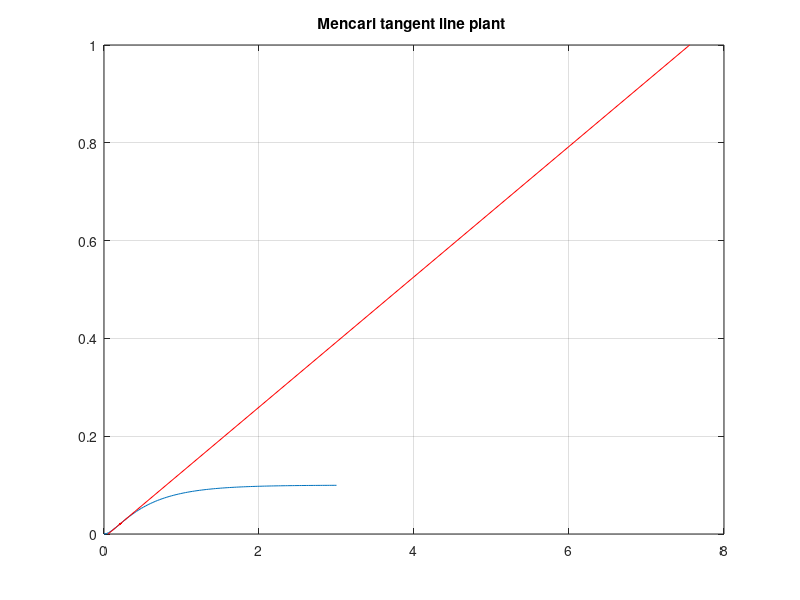

Write MATLAB code to recreate this figure. (Note: this script raises an error after producing the figure.)
clc; clearvars; close all;
% Get the tangent line
J = 0.01;
b = 0.1;
K = 0.01;
R = 1;
L = 0.5;
s = tf('s');

num_motor = [K];
den_motor = [J*L J*R+b*L R*b+K*K];
motor = tf(num_motor,den_motor);

% =========== mencari tangenline dan menetukan nilai T dan Y ================
[y,t] = step(motor);
h = mean(diff(t));
dy = gradient(y, h);                                            % Numerical Derivative
[~,idx] = max(dy);                                              % Index Of Maximum
b = [t([idx-1,idx+1]) ones(2,1)] \ y([idx-1,idx+1]);            % Regression Line Around Maximum Derivative
tv = [-b(2)/b(1); (1-b(2))/b(1)];                               % Independent Variable Range For Tangent Line Plot
f = [tv ones(2,1)] * b;                                         % Calculate Tangent Line

L = tv(1);
T = tv(2);

figure(1)
plot(t, y)
hold on
plot(tv, f, '-r')                                               % Tangent Line
plot(t(idx), y(idx), '.r')
title('Mencari tangent line plant ')% Maximum Vertical
hold off
grid

% ================ menentukan control PID sistem ===================

% Deklarasi variable control
control = tf(zeros(1,1,5));
sys=tf(zeros(1,1,5));
complete=tf(zeros(1,1,5));

% sistem dengan P
kp = T/L;
control(:,:,1)= tf([0 kp 0],[1 0]);

% sistem dengan PI
kp = 0.9*T/L;
Ti= L/0.3;
ki = kp/Ti;
control(:,:,2)= tf([0 kp ki],[1 0]);

% sistem dengan PID
kp = 1.2*T/L;
Ti= 2*L;
ki = kp/Ti;
Td = 0.5*L;
kd = kp*Td;
control(:,:,3)= tf([kd kp ki],[1 0]);


%menentukan transfer function sistem
for x = 1:3
    sys(:,:,x) = motor*control(:,:,x);
    complete(:,:,x) = feedback(sys(:,:,x),1);
end


for x = 1:3
    %Step response
    figure(2)
    hold on
    step(complete(:,:,x));
    title('Step Response sistem')
    legend('kendali P', 'kendali PI','kendali PID')
    hold off

    % Mencari karakteristik gelombang 
    tf_info(x)= stepinfo(complete(:,:,x));
    % mencari steady state error
    [y,t]=step(complete(:,:,x));
    sserror(x)=(1-y(end));
    
    % Impulse Repsonse    
    figure(3)
    hold on
    impulse(complete(:,:,x));
    title('Impulse Response sistem')
    legend('kendali P', 'kendali PI','kendali PID')
    hold off
    
    % Ramp Repsonse 
    figure(4)
    hold on
    step(complete(:,:,x)/s);
    title('Ramp Response sistem')
    legend('kendali P', 'kendali PI','kendali PID')
    hold off
    
    figure(5)
    hold on
    step(complete(:,:,x)/(s*s));
    title('Ramp Response sistem')
    legend('kendali P', 'kendali PI','kendali PID')
    hold off
end
